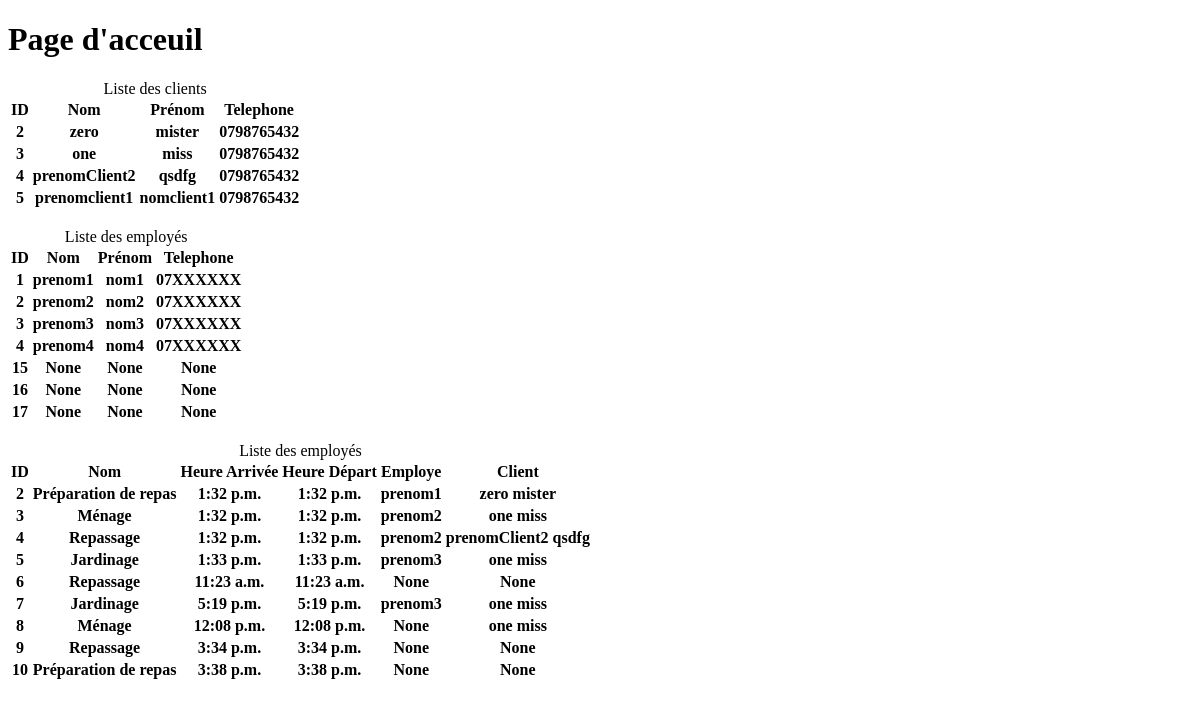
The app's page /, older data.
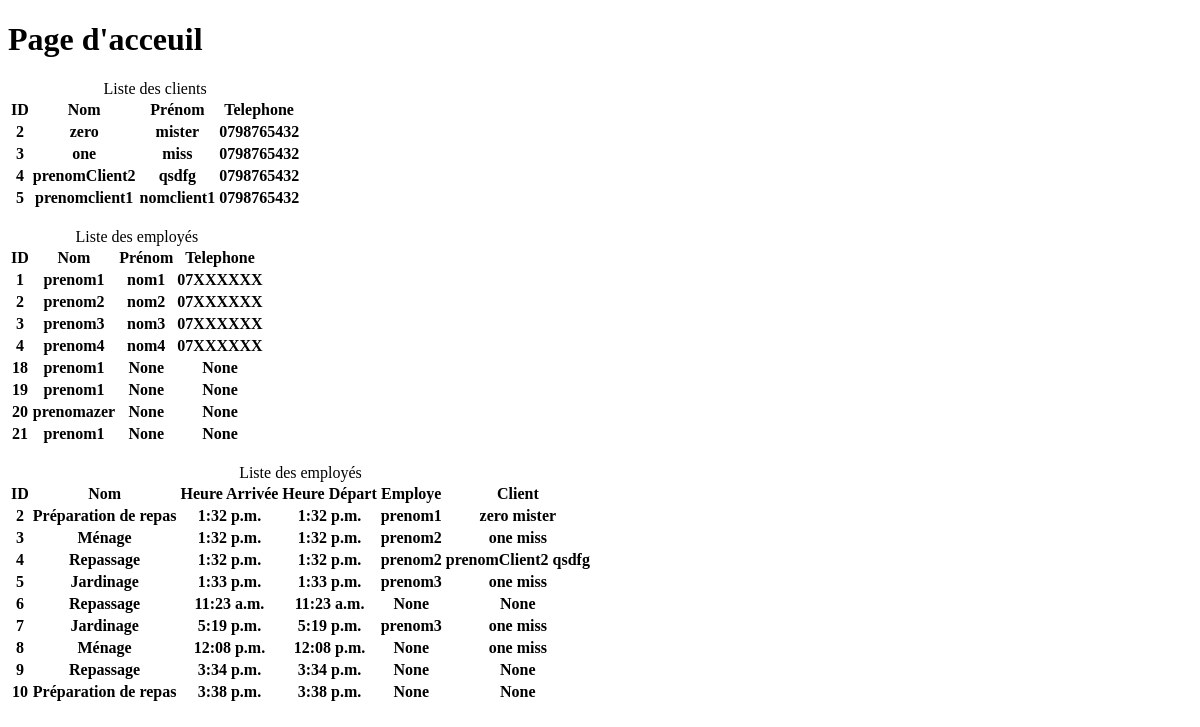
The same page, newer data.
### clients/models.py (models this page shows, shortened)
class Client(models.Model):
    prenomClient = models.CharField(max_length=200, null=True)
    nomClient = models.CharField(max_length=200, null=True)
    ageClient = models.IntegerField(null=True)
    emailClient = models.CharField(max_length=200, null=True)
    telClient = models.CharField(max_length=15, null=True)
    rueClient = models.CharField(max_length=60, null=True)
    complementAdresseClient = models.CharField(max_length=100, null=True)
    villeClient = models.CharField(max_length=200, null=True)
    cpClient = models.CharField(max_length=8, null=True)
    qr_code = models.ImageField(upload_to='qr_codes', blank=True)
    codeClient = models.CharField(max_length=50, null=True)
    def __str__(self):
        mot = str(self.prenomClient + "\n")
        mot = mot + str(self.nomClient)
        return mot

### employes/models.py (models this page shows)
class Employe(models.Model):
    prenomEmploye = models.CharField(max_length=200, null=True)
    nomEmploye = models.CharField(max_length=200, null=True)
    emailEmploye = models.CharField(max_length=200, null=True)
    telEmploye = models.CharField(max_length=200, null=True)
    mdpEmploye = models.CharField(max_length=50, null=True)
    def __str__(self):
        return self.prenomEmploye

### prestations/models.py (models this page shows, shortened)
class Prestation(models.Model):
    nomPrestation = models.CharField(max_length=200)
    heureArrivee = models.TimeField(auto_now_add=True, null=True)
    heureDepart = models.TimeField(auto_now_add=True, null=True)
    employe =models.ForeignKey(Employe,null=True, on_delete=models.SET_NULL)
    client = models.ForeignKey(Client, null=True, on_delete=models.SET_NULL)

### prestations/views.py (the view)
# urls.py: 2. Add a URL to urlpatterns:  path('', views.home, name='home')
def home(request):
    client = Client.objects.all()
    employe = Employe.objects.all()
    prestation = Prestation.objects.all()
    context={'clients':client, 'employes':employe, 'prestations':prestation}
    return render(request,'acceuil.html',context)

### templates/acceuil.html (shortened to what this page needs)
<!DOCTYPE html>
<html lang="en">
<head>
</head>
<body>
<h1> Page d'acceuil</h1>
<table>
    <caption>Liste des clients</caption>
    <tr>
        <th>ID</th>
        <th>Nom</th>
        <th>Prénom</th>
        <th>Telephone</th>
    </tr>
    {% for client in clients %}
    <tr>
        <th>{{ client.id }}</th>
        <th>{{ client.prenomClient }}</th>
        <th>{{ client.nomClient }}</th>
        <th>{{ client.telClient }}</th>
    </tr>
    {% endfor %}
</table>
<br>
<table>
    <caption>Liste des employés</caption>
    <tr>
        <th>ID</th>
        <th>Nom</th>
        <th>Prénom</th>
        <th>Telephone</th>
    </tr>
     {% for employe in employes %}
    <tr>
        <th>{{ employe.id }}</th>
        <th>{{ employe.prenomEmploye }}</th>
        <th>{{ employe.nomEmploye }}</th>
        <th>{{ employe.telEmploye }}</th>
    </tr>
    {% endfor %}
</table>
<br>
<table>
    <caption>Liste des employés</caption>
    <tr>
        <th>ID</th>
        <th>Nom</th>
        <th>Heure Arrivée</th>
        <th>Heure Départ</th>
        <th>Employe</th>
        <th>Client</th>
    </tr>
     {% for prestation in prestations %}
    <tr>
        <th>{{ prestation.id }}</th>
        <th>{{ prestation.nomPrestation }}</th>
        <th>{{ prestation.heureArrivee }}</th>
        <th>{{ prestation.heureDepart }}</th>
        <th>{{ prestation.employe }}</th>
        <th>{{ prestation.client }}</th>
    </tr>
    {% endfor %}
</table>
</body>
</html>

Row changes from the older to the newer data that the page shows:
removed Employe: id "15", prenomEmploye "None", nomEmploye "None", telEmploye "None"
removed Employe: id "16", prenomEmploye "None", nomEmploye "None", telEmploye "None"
removed Employe: id "17", prenomEmploye "None", nomEmploye "None", telEmploye "None"
added Employe: id "18", prenomEmploye "prenom1", nomEmploye "None", telEmploye "None"
added Employe: id "19", prenomEmploye "prenom1", nomEmploye "None", telEmploye "None"
added Employe: id "20", prenomEmploye "prenomazer", nomEmploye "None", telEmploye "None"
added Employe: id "21", prenomEmploye "prenom1", nomEmploye "None", telEmploye "None"
